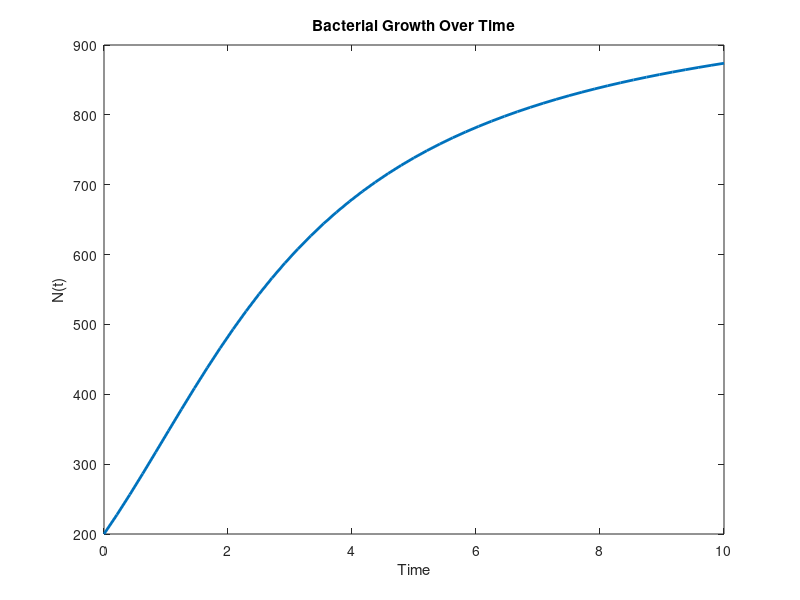

Write the MATLAB code that produced this figure. (Note: this script raises an error after producing the figure.)
%% Using Jun's provided dataset
% % Define Parameters
% lambda = 1;
% theta = 10^3;
% alpha = 2;
initial = 200; % Initial N(0) = 200

% Define the ODE function
function dNdt = BacterialGrowth(t, N)
    lambda = 1; 
    theta = 10^3;
    alpha = 2;
    dNdt = lambda * N * (1 - N / theta)^alpha;
end

% Define the time span
tspan = linspace(0, 10, 49);;

% Solve the ODE using ode45
[T, N] = ode45(@(t, N) BacterialGrowth(t, N), tspan, initial);

% Plot the results
plot(T, N,"LineWidth",2);
xlabel('Time');
ylabel('N(t)');
title('Bacterial Growth Over Time');

%% Experimental Data
% Load the data (Copy from Jun)
data = readtable('bacterial_growth_data');


% Check names
disp(data.Properties.VariableNames);

% Extract the correct columns for time and bacterial growth
time = data.('Var1');  
growth = data.('Var2'); 
% Plot time vs bacterial growth
% figure;
hold on
plot(time, growth, '-o', 'LineWidth', 1.5);
xlabel('Time (hours)');
ylabel('Bacterial Growth');
title('Bacterial Growth Over Time');
grid on;
%% Calculate SSE


% Calculate the differences and square them
differences = N - growth;
squaredDifferences = differences .^ 2;

% Sum the squared differences
SSE = sum(squaredDifferences);

% Display the SSE
disp(['Sum of Squared Errors (SSE) = ', num2str(SSE)]);




